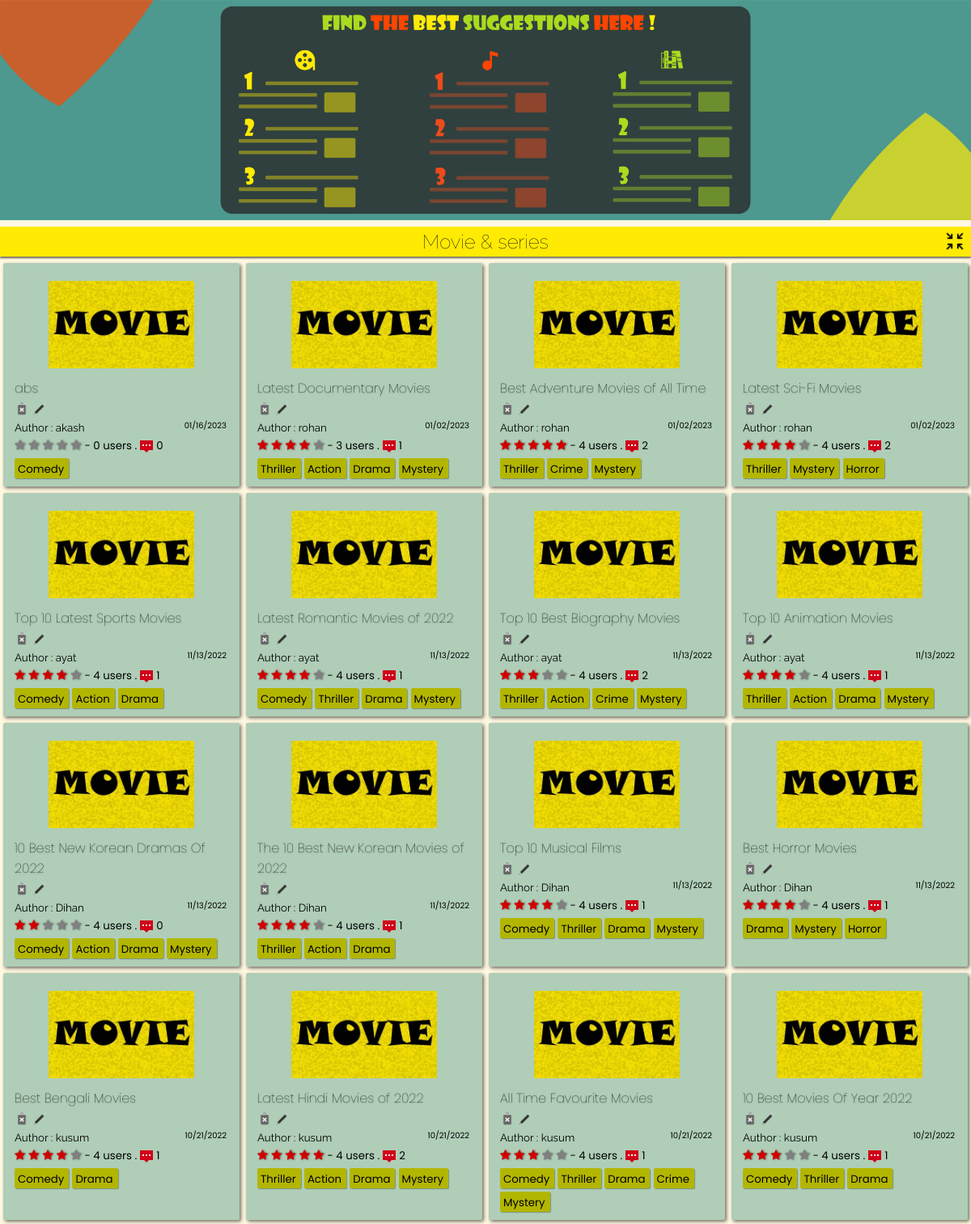
The page /home/all (upper part) on the database its author committed.
### app/models.py (models this page shows, shortened)
class List(models.Model):
    title = models.CharField(max_length=120)
    genre = models.ManyToManyField('Genre',blank=True)
    creator = models.ForeignKey(User,on_delete=models.SET_NULL,blank=True, null=True)
    posted = models.DateTimeField(auto_now_add=True)
    content = RichTextField(null=True,default=' ')
    type = models.CharField(max_length=10,default="Movie")
    spoiler_choices = [(False, 'No'),(True, 'Yes')]
    spoiler = models.BooleanField(default=False,null=True, choices = spoiler_choices)
    slug = models.SlugField(max_length= 300,null=True, blank = True, unique=True)
    def average_rating(self) -> float:
        return Starr.objects.filter(list=self).aggregate(Avg("rate"))["rate__avg"] or 0
    def count_rating(self):
        return Starr.objects.filter(list=self).count()
    def count_comments(self):
        return Review.objects.filter(List=self).count()

class Genre(models.Model):
    name = models.CharField(max_length=150)
    def __str__(self):
        return self.name

### app/views.py (the view)
# urls.py: path('all',views.all, name='all'),
def all(request):
    movie = List.objects.filter(posted__gte=timezone.now() - timedelta(days=5000)).all().order_by("-id")
    music = MusicList.objects.filter(posted__gte=timezone.now() - timedelta(days=5000)).all().order_by("-id")
    book = BookList.objects.filter(posted__gte=timezone.now() - timedelta(days=5000)).all().order_by("-id")
    allPosts = list(movie)
    p = Paginator(allPosts, 2)
    allPostsmusic = list(music)
    allPostsbook = list(book)
    if request.user.is_authenticated:
        madefmovies = List.objects.filter(genre__id__in= request.user.profile.fav_movie_genre.all().values_list("id", flat=True))
        madefmusic = MusicList.objects.filter(genre__id__in= request.user.profile.fav_music_genre.all().values_list("id", flat=True))
        madefbooks = BookList.objects.filter(genre__id__in= request.user.profile.fav_Book_genre.all().values_list("id", flat=True))
        params = {'allPosts' : allPosts, 'allPostsmusic' : allPostsmusic, 'allPostsbook' : allPostsbook, 'madefmovies' : madefmovies, 'madefmusic' : madefmusic, 'madefbooks' : madefbooks}
    else:
        madefmovies = "nono"
        madefmusic = "nono"
        madefbooks = "nono"
        params = {'allPosts' : allPosts, 'allPostsmusic' : allPostsmusic, 'allPostsbook' : allPostsbook}
    return render(request, 'app/all.html', params)

### app/models.py (called while the page is built)
    def average_rating(self) -> float:
        return MusicStarr.objects.filter(list=self).aggregate(Avg("rate"))["rate__avg"] or 0

    def count_rating(self):
        return MusicStarr.objects.filter(list=self).count()

    def count_comments(self):
        return MusicReview.objects.filter(MusicList=self).count()

    def __str__(self):
        return self.name

    def average_rating(self) -> float:
        return BookStarr.objects.filter(list=self).aggregate(Avg("rate"))["rate__avg"] or 0

    def count_rating(self):
        return BookStarr.objects.filter(list=self).count()

    def count_comments(self):
        return BookReview.objects.filter(BookList=self).count()

    def __str__(self):
        return self.name

### templates/app/all.html (shortened to what this page needs)
{% extends "index.html" %}
{% load static %}
{% block content %}
<div class = "poster"><img src="{% static 'app/images/poster_light.jpg' %}" alt="" id="poster"></div>
<section>
  <div class="headline headline-top" id="headlline-top"><div class="head-cont-all" ><h1 class="headline-all">Movie & series</h1></div><span class="minimize" id="topmini"><img src="{% static 'app/images/minimize.png' %}" id="miniimg" alt=""></span></div>
  <div class="contain-sec movie-contain main-sec" id="contain-sec">
    {% for lola in allPosts %}
    <div class="elements">
      <div class="thumb">
        <img src="{% static 'app/images/movie-poster.jpg' %}" width="100px" />
      </div>
      <div class="Title">
        <a href="{% url 'app:list_detail' lola.slug %}"><h4 class="tit" id="tit">{{lola.title}}</h4></a>
        {% if user.id == lola.creator.id %}
        <a href="{% url 'app:delete_movie' lola.slug %}"><img src ="{% static 'app/images/delete.png' %}"></a>
        <a href="{% url 'app:update_list' lola.slug %}"><img src ="{% static 'app/images/edit.png' %}"></a>
        {% else %}
        <img src ="{% static 'app/images/delete-dis.png' %}">
        <img src ="{% static 'app/images/edit-dis.png' %}">
        {% endif %}
      </div>
      <div class="Author">
        <small>Author : {{lola.creator.username}}<span>{{lola.posted|date:"SHORT_DATE_FORMAT"}}</span></small>
      </div>
      <div class="rating">
        <span class="star-headline">
          <span class="fa fa-star {% if lola.average_rating > 0 %} checked {% endif %}"></span>
          <span class="fa fa-star {% if lola.average_rating > 1 %} checked {% endif %}"></span>
          <span class="fa fa-star {% if lola.average_rating > 2 %} checked {% endif %}"></span>
          <span class="fa fa-star {% if lola.average_rating > 3 %} checked {% endif %}" ></span>
          <span class="fa fa-star {% if lola.average_rating > 4 %} checked {% endif %}"></span>
        </span>
        <small> - {{lola.count_rating}} users .<img class="comments_count" src="{% static 'app/images/comments.png' %}">{{lola.count_comments}}</small>
      </div>
        {% for tag in lola.genre.all %}
        <div class="Genre">
          <a href="{% url 'app:film' query=tag %}">
            <small>{{ tag }}</small>
          </a>
        </div>
          {% empty %}
          No tags!
        {% endfor %}
    </div>
    {% endfor %}
  </div>
</section>
{% endblock content %}

### static/app/css/desk.css (style rules this page uses)
:root { --rd: #D10000; --white: rgb(233, 233, 233); --rd2: #9DAAF2; --dark: #1d1d1d; --teal: rgb(0, 109, 94); }
* { -webkit-tap-highlight-color: transparent; margin: 0; padding: 0; box-sizing: border-box; }
body { -webkit-tap-highlight-color: transparent; background-color: #fff5d1ab; text-decoration: none; height: 100vh; display: flex; flex-direction: column; font-family: 'Raleway', sans-serif; }
.poster { position: relative; padding-top: 0px; width: max-content; max-width: 100%; }
.poster img { width: 100vw; max-width: 100%; }
.Title img { height: 18px!important; }
.Genre small { padding: 0 0; margin-right: 2px; }
.fa { color: grey; filter: drop-shadow(1px 0px 1px rgba(0, 0, 0, 0.493)); }
.movie-contain { margin-bottom: 0px; padding-top: 0px; }
.headline { display: flex; justify-content: center; background-color: red; padding: 4px 4px; margin: 4px 0px; text-align: center; height: max-content!important; font-weight: lighter; box-shadow: 0px 2px 2px #00000090; }
.minimize img { height: 28px; position: absolute; right: 6px; cursor: pointer; }
.headline-top { background-color: #FFEA04; }
.headline-all { color: white; font-weight: 100; }
.headline-top h1 { color: black; }
.main-sec { display: grid; }
.star-headline .checked { color: #D10000; }
.star-headline span { font-size: 14px; }
.comments_count { height: 16px; margin-bottom: -4px; margin-left: 4px; margin-right: 4px; }

### static/app/css/content_css.css (style rules this page uses)
section { position: relative; z-index: 0; }
.contain-sec { padding-top: 0px; display: grid; width: 100%; color: black; grid-template-rows: repeat(auto-fit, minmax(100px, 1fr)); grid-template-columns: repeat(auto-fit, minmax(250px, 1fr)); position: relative; margin-bottom: 100px; }
.elements { padding: 10px 14px; width: auto; cursor: pointer; background-color: rgba(0, 109, 94, 0.315); margin: 4px; border-radius: 2px; position: relative; box-shadow: 2px 2px 4px #00000090; transition: all 250ms ease-in-out; }
.thumb { display: grid; justify-content: center; }
.thumb img { height: 108px; width: auto; border-radius: 2px; margin: 12px; }
.tit { font-family: Poppins; font-size: 1em; font-weight: lighter; transition: all 250ms ease-in-out; margin-bottom: 4px; text-shadow: 0px 1px 2px #0000005b; }
.Author span { position: absolute; margin-right: 16px; right: 0; cursor: pointer; font-size: 10px; font-family: 'Poppins', sans-serif; }
.rating { font-family: 'Poppins', sans-serif; }
.Genre { margin: 0px 0px; margin-top: 4px; padding: 0px 4px; border-radius: 2px; background-color: rgb(179, 182, 0); color: rgb(0, 0, 0); width: max-content; cursor: pointer; display: inline-block; box-shadow: 1px 1px 1px #0000004b; font-family: 'Poppins', sans-serif; transition: all 350ms ease-in-out; }

### templates/app/all.html (style rules this page uses)
.movie-contain { margin-bottom: 0px; padding-top: 0px; }
.headline { display: flex; justify-content: center; background-color: red; padding: 4px 4px; margin: 4px 0px; text-align: center; height: max-content!important; font-weight: lighter; box-shadow: 0px 2px 2px #00000090; }
.minimize img { height: 28px; position: absolute; right: 6px; cursor: pointer; }
.headline-top { background-color: #FFEA04; }
.headline-all { color: white; font-weight: 100; }
.headline-top h1 { color: black; }
.main-sec { display: grid; }
.Title img { height: 14px; }

### rows shown on the page
List: title "abs", creator.username "akash", posted "01/16/2023", count_rating "0", count_comments "0"
Genre: name "Comedy"
List: title "Latest Documentary Movies", creator.username "rohan", posted "01/02/2023", count_rating "3", count_comments "1"
Genre: name "Thriller"
Genre: name "Action"
Genre: name "Drama"
Genre: name "Mystery"
List: title "Best Adventure Movies of All Time", creator.username "rohan", posted "01/02/2023", count_rating "4", count_comments "2"
Genre: name "Crime"
List: title "Latest Sci-Fi Movies", creator.username "rohan", posted "01/02/2023", count_rating "4", count_comments "2"
Genre: name "Horror"
List: title "Top 10 Latest Sports Movies", creator.username "ayat", posted "11/13/2022", count_rating "4", count_comments "1"
List: title "Latest Romantic Movies of 2022", creator.username "ayat", posted "11/13/2022", count_rating "4", count_comments "1"
List: title "Top 10 Best Biography Movies", creator.username "ayat", posted "11/13/2022", count_rating "4", count_comments "2"
List: title "Top 10 Animation Movies", creator.username "ayat", posted "11/13/2022", count_rating "4", count_comments "1"
List: title "10 Best New Korean Dramas Of 2022", creator.username "Dihan", posted "11/13/2022", count_rating "4", count_comments "0"
List: title "The 10 Best New Korean Movies of 2022", creator.username "Dihan", posted "11/13/2022", count_rating "4", count_comments "1"
List: title "Top 10 Musical Films", creator.username "Dihan", posted "11/13/2022", count_rating "4", count_comments "1"
List: title "Best Horror Movies", creator.username "Dihan", posted "11/13/2022", count_rating "4", count_comments "1"
List: title "Best Bengali Movies", creator.username "kusum", posted "10/21/2022", count_rating "4", count_comments "1"
List: title "Latest Hindi Movies of 2022", creator.username "kusum", posted "10/21/2022", count_rating "4", count_comments "2"
List: title "All Time Favourite Movies", creator.username "kusum", posted "10/21/2022", count_rating "4", count_comments "1"
List: title "10 Best Movies Of Year 2022", creator.username "kusum", posted "10/21/2022", count_rating "4", count_comments "1"
